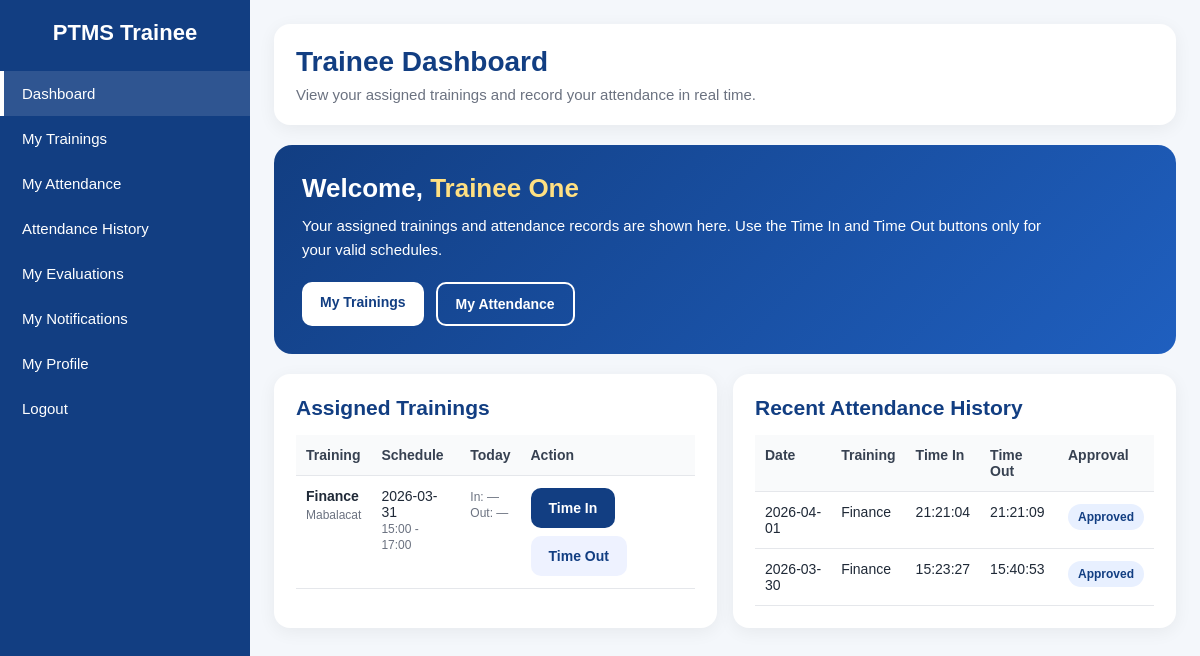
Screenshot of /dashboard/trainee_dashboard.php (signed in) with the database file from the repository.
### tables this page shows
CREATE TABLE `trainings` (
  `id` int(11) NOT NULL,
  `title` varchar(180) NOT NULL,
  `description` text DEFAULT NULL,
  `schedule_date` date NOT NULL,
  `start_time` time NOT NULL,
  `end_time` time NOT NULL,
  `venue` varchar(180) DEFAULT NULL,
  `trainer_user_id` int(11) DEFAULT NULL,
  `capacity` int(11) NOT NULL DEFAULT 20,
  `created_by` int(11) DEFAULT NULL,
  `created_at` timestamp NOT NULL DEFAULT current_timestamp()
);

CREATE TABLE `attendance_logs` (
  `id` int(11) NOT NULL,
  `training_id` int(11) NOT NULL,
  `user_id` int(11) NOT NULL,
  `log_date` date NOT NULL,
  `time_in` time DEFAULT NULL,
  `time_out` time DEFAULT NULL,
  `status` enum('Present','Late','Absent') NOT NULL DEFAULT 'Present',
  `approval_status` enum('Pending','Approved','Rejected') NOT NULL DEFAULT 'Pending',
  `approved_by` int(11) DEFAULT NULL,
  `approved_at` datetime DEFAULT NULL,
  `approval_remarks` varchar(255) DEFAULT NULL,
  `created_at` timestamp NOT NULL DEFAULT current_timestamp()
);

### dashboard/trainee_dashboard.php (the view, shortened to what this page needs)
<?php
require_once __DIR__ . '/../config/db.php';
$userId = (int)$_SESSION['user_id'];
$assigned = $conn->prepare("
    SELECT
        t.id,
        t.title,
        t.schedule_date,
        t.start_time,
        t.end_time,
        t.venue,
        (
            SELECT al.time_in
            FROM attendance_logs al
            WHERE al.training_id = t.id AND al.user_id = ? AND al.log_date = CURDATE()
            LIMIT 1
        ) AS today_time_in,
        (
            SELECT al.time_out
            FROM attendance_logs al
            WHERE al.training_id = t.id AND al.user_id = ? AND al.log_date = CURDATE()
            LIMIT 1
        ) AS today_time_out
    FROM training_participants tp
    INNER JOIN trainings t ON t.id = tp.training_id
    WHERE tp.user_id = ? AND tp.status = 'Enrolled'
    ORDER BY t.schedule_date DESC, t.start_time DESC
");
$assigned->bind_param('iii', $userId, $userId, $userId);
$assigned->execute();
$assignedResults = $assigned->get_result();
$history = $conn->prepare("
    SELECT
        t.title,
        a.log_date,
        a.time_in,
        a.time_out,
        a.status,
        a.approval_status
    FROM attendance_logs a
    INNER JOIN trainings t ON t.id = a.training_id
    WHERE a.user_id = ?
    ORDER BY a.log_date DESC, a.id DESC
    LIMIT 12
");
$history->bind_param('i', $userId);
$history->execute();
$historyResults = $history->get_result();
include __DIR__ . '/../includes/header.php';
include __DIR__ . '/../includes/sidebar_trainee.php';
?>
<div class="topbar">
    <div class="page-title">
        <h1>Trainee Dashboard</h1>
        <p>View your assigned trainings and record your attendance in real time.</p>
    </div>
</div>
<div class="hero-panel">
    <div>
        <h1>Welcome, <span class="highlight"><?= e($_SESSION['full_name']); ?></span></h1>
        <p>Your assigned trainings and attendance records are shown here. Use the Time In and Time Out buttons only for your valid schedules.</p>
    </div>
    <div class="actions">
        <a class="btn btn-primary" href="/PTMS_CAPS/modules/trainee_trainings.php">My Trainings</a>
        <a class="btn btn-outline" href="/PTMS_CAPS/modules/trainee_attendance.php">My Attendance</a>
    </div>
</div>
<div class="grid-2">
    <section class="table-card">
        <h2>Assigned Trainings</h2>
        <div class="table-wrap">
            <table>
                <thead>
                    <tr>
                        <th>Training</th>
                        <th>Schedule</th>
                        <th>Today</th>
                        <th>Action</th>
                    </tr>
                </thead>
                <tbody>
                    <?php if ($assignedResults && $assignedResults->num_rows > 0): ?>
                        <?php while ($row = $assignedResults->fetch_assoc()): ?>
                            <tr>
                                <td>
                                    <strong><?= e($row['title']); ?></strong>
                                    <div class="small"><?= e($row['venue'] ?? 'No venue'); ?></div>
                                </td>
                                <td>
                                    <?= e($row['schedule_date']); ?><br>
                                    <span class="small">
                                        <?= e(substr((string)$row['start_time'], 0, 5)); ?> - <?= e(substr((string)$row['end_time'], 0, 5)); ?>
                                    </span>
                                </td>
                                <td>
                                    <span class="small">
                                        In: <?= e($row['today_time_in'] ?? '—'); ?><br>
                                        Out: <?= e($row['today_time_out'] ?? '—'); ?>
                                    </span>
                                </td>
                                <td>
                                    <form method="POST" style="display:flex;gap:8px;flex-wrap:wrap;">
                                        <button class="btn btn-blue" type="submit" name="attendance_action" value="time_in">Time In</button>
                                        <button class="btn btn-light" type="submit" name="attendance_action" value="time_out">Time Out</button>
                                    </form>
                                </td>
                            </tr>
                        <?php endwhile; ?>
                    <?php else: ?>
                        <tr>
                            <td colspan="4" class="empty">No assigned trainings yet.</td>
                        </tr>
                    <?php endif; ?>
                </tbody>
            </table>
        </div>
    </section>
    <section class="table-card">
        <h2>Recent Attendance History</h2>
        <div class="table-wrap">
            <table>
                <thead>
                    <tr>
                        <th>Date</th>
                        <th>Training</th>
                        <th>Time In</th>
                        <th>Time Out</th>
                        <th>Approval</th>
                    </tr>
                </thead>
                <tbody>
                    <?php if ($historyResults && $historyResults->num_rows > 0): ?>
                        <?php while ($row = $historyResults->fetch_assoc()): ?>
                            <tr>
                                <td><?= e($row['log_date']); ?></td>
                                <td><?= e($row['title']); ?></td>
                                <td><?= e($row['time_in'] ?? '—'); ?></td>
                                <td><?= e($row['time_out'] ?? '—'); ?></td>
                                <td><span class="badge"><?= e($row['approval_status'] ?? 'Pending'); ?></span></td>
                            </tr>
                        <?php endwhile; ?>
                    <?php else: ?>
                        <tr>
                            <td colspan="5" class="empty">No attendance history yet.</td>
                        </tr>
                    <?php endif; ?>
                </tbody>
            </table>
        </div>
    </section>
</div>
<?php include __DIR__ . '/../includes/footer.php'; ?>

### includes/header.php (style rules this page uses)
* { margin:0; padding:0; box-sizing:border-box; }
body { font-family: Arial, Helvetica, sans-serif; background:#f4f7fb; color:#1f2937; }
.topbar { background:#fff; padding:22px; border-radius:16px; box-shadow:0 4px 18px rgba(0,0,0,0.06); margin-bottom:20px; }
.page-title h1 { font-size:28px; color:#123e82; margin-bottom:8px; }
.page-title p { color:#6b7280; font-size:15px; }
.hero-panel { background:linear-gradient(135deg, #123e82, #1f5fbf); color:#fff; border-radius:18px; padding:28px; display:flex; justify-content:space-between; align-items:center; gap:20px; margin-bottom:20px; flex-wrap:wrap; }
.hero-panel h1, .hero-panel h2 { font-size:26px; margin-bottom:10px; }
.hero-panel p { font-size:15px; max-width:760px; line-height:1.6; }
.highlight { color:#ffe082; }
.actions { display:flex; gap:12px; flex-wrap:wrap; }
.btn { display:inline-block; padding:12px 18px; border-radius:10px; text-decoration:none; font-weight:bold; font-size:14px; transition:0.3s; cursor:pointer; border:none; }
.btn-primary { background:#fff; color:#123e82; }
.btn-outline { border:2px solid #fff; color:#fff; background:transparent; }
.btn-blue { background:#123e82; color:#fff; }
.btn-light { background:#eef2ff; color:#123e82; }
.grid-2 { display:grid; grid-template-columns:1fr 1fr; gap:16px; }
.stat-card, .table-card, .content-card { background:#fff; border-radius:16px; padding:22px; box-shadow:0 4px 18px rgba(0,0,0,0.06); }
.table-card h2, .content-card h2 { color:#123e82; font-size:21px; margin-bottom:15px; }
.table-wrap { overflow-x:auto; }
table { width:100%; border-collapse:collapse; }
table th, table td { padding:12px 10px; border-bottom:1px solid #e5e7eb; text-align:left; font-size:14px; vertical-align:top; }
table th { background:#f9fafb; color:#374151; }
.badge { display:inline-block; padding:6px 10px; border-radius:999px; font-size:12px; font-weight:bold; background:#e8f0ff; color:#123e82; }
.small { font-size:12px; color:#6b7280; margin-top:4px; }

### rows the page displays
trainings: title "Finance", venue "Mabalacat", schedule_date "2026-03-31", start_time "15:00", end_time "17:00", today_time_in "—", today_time_out "—"
attendance_logs: log_date "2026-04-01", training.title "Finance", time_in "21:21:04", time_out "21:21:09", approval_status "Approved"
attendance_logs: log_date "2026-03-30", training.title "Finance", time_in "15:23:27", time_out "15:40:53", approval_status "Approved"

### other values shown
$_SESSION['full_name'] "Trainee One"
